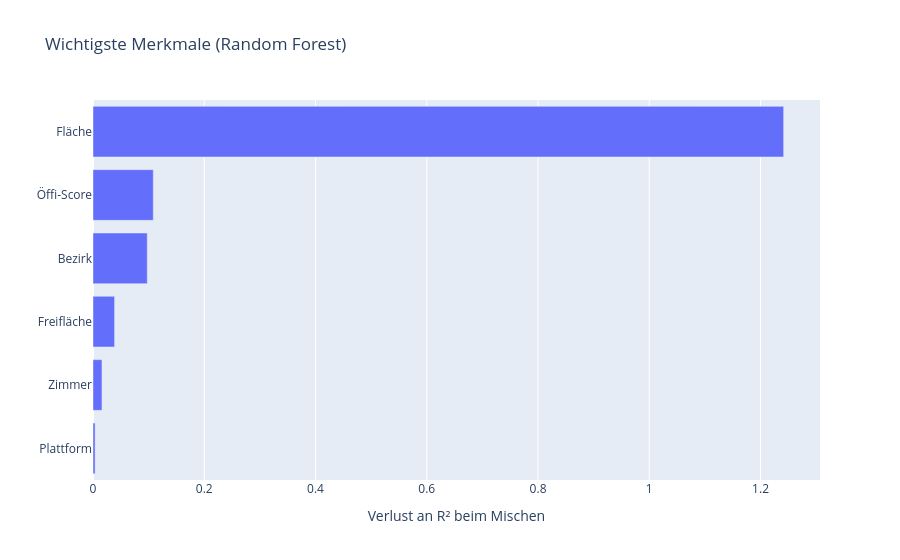

The notebook cell saved with this chart:
### Markdown cell above
## 3.9 Permutation Importance
Für das beste Modell mischen wir die Werte eines Merkmals zufällig durch und messen, wie viel schlechter die Vorhersage wird. Je größer der Verlust, desto wichtiger ist das Merkmal.

### Code cell
from sklearn.metrics import r2_score
import plotly.express as px

gruppen = {
    "Fläche": ["area_m2"],
    "Zimmer": ["rooms"],
    "Freifläche": ["has_outdoor_space"],
    "Öffi-Score": ["oeffi_score"],
    "Bezirk": [s for s in X.columns if s.startswith("bezirk_")],
    "Plattform": [s for s in X.columns if s.startswith("source_")],
}

basis_r2 = r2_score(y_test, bestes.predict(X_test))
rng = np.random.default_rng(42)
wichtigkeit = {}
for name, spalten in gruppen.items():
    verluste = []
    for _ in range(10):
        X_gemischt = X_test.copy()
        zufall = rng.permutation(len(X_test))
        X_gemischt[spalten] = X_test[spalten].values[zufall]
        verluste.append(basis_r2 - r2_score(y_test, bestes.predict(X_gemischt)))
    wichtigkeit[name] = np.mean(verluste)

wichtigkeit = pd.Series(wichtigkeit).sort_values()
px.bar(x=wichtigkeit.values, y=wichtigkeit.index, orientation="h",
       labels={"x": "Verlust an R² beim Mischen", "y": ""},
       title=f"Wichtigste Merkmale ({bester_name})").show()

### Figure 1 — Plotly figure (JSON) as saved in the notebook; plotly's stock layout.template omitted (floating-point values rounded to 4 significant figures)
{"data": [{"hovertemplate": "Verlust an R² beim Mischen=%{x}<br>=%{y}<extra></extra>", "legendgroup": "", "marker": {"color": "#636efa", "pattern": {"shape": ""}}, "name": "", "orientation": "h", "showlegend": false, "textposition": "auto", "type": "bar", "x": [0.003773, 0.01611, 0.03879, 0.09753, 0.1084, 1.242], "xaxis": "x", "y": ["Plattform", "Zimmer", "Freifläche", "Bezirk", "Öffi-Score", "Fläche"], "yaxis": "y"}], "layout": {"barmode": "relative", "legend": {"tracegroupgap": 0}, "title": {"text": "Wichtigste Merkmale (Random Forest)"}, "xaxis": {"anchor": "y", "domain": [0, 1], "title": {"text": "Verlust an R² beim Mischen"}}, "yaxis": {"anchor": "x", "domain": [0, 1], "title": {"text": ""}}}}
